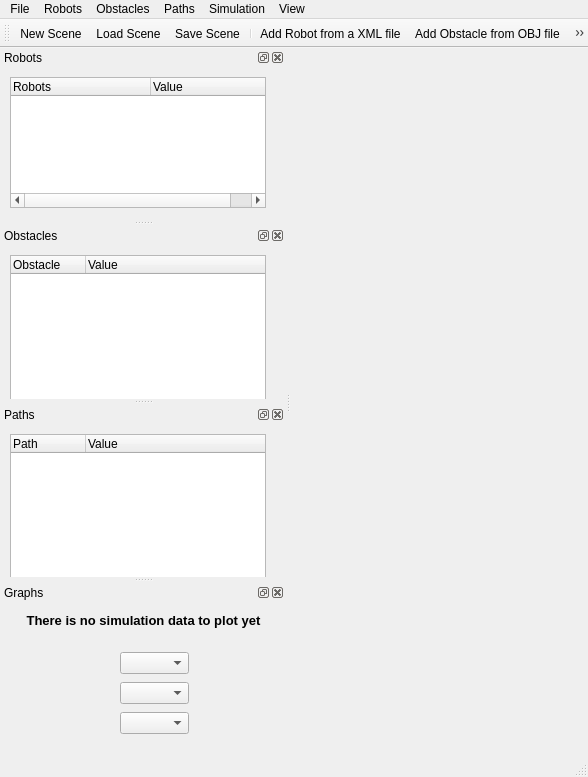
<?xml version="1.0" encoding="UTF-8"?>
<ui version="4.0">
 <class>MainWindow</class>
 <widget class="QMainWindow" name="MainWindow">
  <property name="geometry">
   <rect>
    <x>0</x>
    <y>0</y>
    <width>588</width>
    <height>777</height>
   </rect>
  </property>
  <property name="font">
   <font>
    <family>Segoe UI</family>
   </font>
  </property>
  <property name="windowTitle">
   <string>DynaBOT v1.0</string>
  </property>
  <property name="autoFillBackground">
   <bool>false</bool>
  </property>
  <property name="styleSheet">
   <string notr="true"/>
  </property>
  <property name="iconSize">
   <size>
    <width>28</width>
    <height>28</height>
   </size>
  </property>
  <widget class="QWidget" name="centralWidget"/>
  <widget class="QToolBar" name="toolBar">
   <property name="windowTitle">
    <string>Tool Bar</string>
   </property>
   <attribute name="toolBarArea">
    <enum>TopToolBarArea</enum>
   </attribute>
   <attribute name="toolBarBreak">
    <bool>false</bool>
   </attribute>
   <addaction name="actionNewScene"/>
   <addaction name="actionLoadScene"/>
   <addaction name="actionSaveScene"/>
   <addaction name="separator"/>
   <addaction name="actionAddRobot"/>
   <addaction name="actionAddObstacle"/>
   <addaction name="separator"/>
   <addaction name="actionCollideAllLinks"/>
   <addaction name="actionCollideEndEffector"/>
   <addaction name="actionCollideNone"/>
   <addaction name="separator"/>
   <addaction name="actionStartSimulation"/>
   <addaction name="actionPauseSimulation"/>
   <addaction name="actionStopSimulation"/>
   <addaction name="separator"/>
   <addaction name="actionToggleGlobalAxis"/>
   <addaction name="actionToggleLocalAxes"/>
   <addaction name="actionToggleGrid"/>
  </widget>
  <widget class="QDockWidget" name="robotWidget">
   <property name="minimumSize">
    <size>
     <width>285</width>
     <height>100</height>
    </size>
   </property>
   <property name="allowedAreas">
    <set>Qt::LeftDockWidgetArea|Qt::RightDockWidgetArea</set>
   </property>
   <property name="windowTitle">
    <string>Robots</string>
   </property>
   <attribute name="dockWidgetArea">
    <number>1</number>
   </attribute>
   <widget class="QWidget" name="robotWidgetContents">
    <widget class="QTreeWidget" name="robotTree">
     <property name="geometry">
      <rect>
       <x>10</x>
       <y>10</y>
       <width>256</width>
       <height>131</height>
      </rect>
     </property>
     <property name="contextMenuPolicy">
      <enum>Qt::CustomContextMenu</enum>
     </property>
     <property name="rootIsDecorated">
      <bool>true</bool>
     </property>
     <property name="uniformRowHeights">
      <bool>true</bool>
     </property>
     <property name="animated">
      <bool>true</bool>
     </property>
     <attribute name="headerDefaultSectionSize">
      <number>140</number>
     </attribute>
     <attribute name="headerMinimumSectionSize">
      <number>140</number>
     </attribute>
     <column>
      <property name="text">
       <string>Robots</string>
      </property>
     </column>
     <column>
      <property name="text">
       <string>Value</string>
      </property>
     </column>
    </widget>
   </widget>
  </widget>
  <widget class="QDockWidget" name="obstacleWidget">
   <property name="minimumSize">
    <size>
     <width>200</width>
     <height>100</height>
    </size>
   </property>
   <property name="maximumSize">
    <size>
     <width>524287</width>
     <height>524287</height>
    </size>
   </property>
   <property name="features">
    <set>QDockWidget::AllDockWidgetFeatures</set>
   </property>
   <property name="allowedAreas">
    <set>Qt::LeftDockWidgetArea|Qt::RightDockWidgetArea</set>
   </property>
   <property name="windowTitle">
    <string>Obstacles</string>
   </property>
   <attribute name="dockWidgetArea">
    <number>1</number>
   </attribute>
   <widget class="QWidget" name="obstacleWidgetContents">
    <widget class="QTreeWidget" name="obstacleTree">
     <property name="geometry">
      <rect>
       <x>10</x>
       <y>10</y>
       <width>256</width>
       <height>151</height>
      </rect>
     </property>
     <property name="focusPolicy">
      <enum>Qt::StrongFocus</enum>
     </property>
     <property name="contextMenuPolicy">
      <enum>Qt::CustomContextMenu</enum>
     </property>
     <property name="rootIsDecorated">
      <bool>true</bool>
     </property>
     <property name="uniformRowHeights">
      <bool>true</bool>
     </property>
     <property name="animated">
      <bool>true</bool>
     </property>
     <attribute name="headerDefaultSectionSize">
      <number>75</number>
     </attribute>
     <attribute name="headerMinimumSectionSize">
      <number>75</number>
     </attribute>
     <column>
      <property name="text">
       <string>Obstacle</string>
      </property>
     </column>
     <column>
      <property name="text">
       <string>Value</string>
      </property>
     </column>
    </widget>
   </widget>
  </widget>
  <widget class="QMenuBar" name="menuBar">
   <property name="geometry">
    <rect>
     <x>0</x>
     <y>0</y>
     <width>588</width>
     <height>21</height>
    </rect>
   </property>
   <widget class="QMenu" name="menuFile">
    <property name="styleSheet">
     <string notr="true"/>
    </property>
    <property name="title">
     <string>File</string>
    </property>
    <addaction name="actionNewScene"/>
    <addaction name="actionLoadScene"/>
    <addaction name="actionSaveScene"/>
    <addaction name="separator"/>
    <addaction name="actionExit"/>
   </widget>
   <widget class="QMenu" name="menuObstacles">
    <property name="title">
     <string>Obstacles</string>
    </property>
    <addaction name="actionAddObstacle"/>
   </widget>
   <widget class="QMenu" name="menuView">
    <property name="title">
     <string>View</string>
    </property>
    <addaction name="actionResetCamera"/>
    <addaction name="separator"/>
    <addaction name="actionToggleBlend"/>
    <addaction name="separator"/>
    <addaction name="actionToggleGlobalAxis"/>
    <addaction name="actionToggleLocalAxes"/>
    <addaction name="actionToggleObjectCoordinates"/>
    <addaction name="actionToggleGrid"/>
   </widget>
   <widget class="QMenu" name="menuRobots">
    <property name="title">
     <string>Robots</string>
    </property>
    <widget class="QMenu" name="menuCollisions">
     <property name="title">
      <string>Collisions</string>
     </property>
     <property name="icon">
      <iconset resource="Resources.qrc">
       <normaloff>:/resources/icons/collision.png</normaloff>:/resources/icons/collision.png</iconset>
     </property>
     <addaction name="actionCollideAllLinks"/>
     <addaction name="actionCollideEndEffector"/>
     <addaction name="actionCollideNone"/>
    </widget>
    <widget class="QMenu" name="menuInverseKinematics">
     <property name="title">
      <string>Inverse Kinematics</string>
     </property>
     <property name="icon">
      <iconset resource="Resources.qrc">
       <normaloff>:/resources/icons/link_pos.png</normaloff>:/resources/icons/link_pos.png</iconset>
     </property>
     <addaction name="actionAddRobotPath"/>
    </widget>
    <widget class="QMenu" name="menuTools">
     <property name="title">
      <string>Tools</string>
     </property>
     <property name="icon">
      <iconset resource="Resources.qrc">
       <normaloff>:/resources/icons/tools.png</normaloff>:/resources/icons/tools.png</iconset>
     </property>
     <addaction name="actionOpenRobotCreator"/>
    </widget>
    <addaction name="actionAddRobot"/>
    <addaction name="separator"/>
    <addaction name="menuTools"/>
    <addaction name="menuCollisions"/>
    <addaction name="menuInverseKinematics"/>
   </widget>
   <widget class="QMenu" name="menuPaths">
    <property name="title">
     <string>Paths</string>
    </property>
    <addaction name="actionAddPath"/>
   </widget>
   <widget class="QMenu" name="menuSimulation">
    <property name="title">
     <string>Simulation</string>
    </property>
    <addaction name="actionStartSimulation"/>
    <addaction name="actionPauseSimulation"/>
    <addaction name="actionStopSimulation"/>
   </widget>
   <addaction name="menuFile"/>
   <addaction name="menuRobots"/>
   <addaction name="menuObstacles"/>
   <addaction name="menuPaths"/>
   <addaction name="menuSimulation"/>
   <addaction name="menuView"/>
  </widget>
  <widget class="QStatusBar" name="messageBar"/>
  <widget class="QDockWidget" name="pathWidget">
   <property name="minimumSize">
    <size>
     <width>80</width>
     <height>100</height>
    </size>
   </property>
   <property name="allowedAreas">
    <set>Qt::LeftDockWidgetArea|Qt::RightDockWidgetArea</set>
   </property>
   <property name="windowTitle">
    <string>Paths</string>
   </property>
   <attribute name="dockWidgetArea">
    <number>1</number>
   </attribute>
   <widget class="QWidget" name="dockWidgetContents">
    <widget class="QTreeWidget" name="pathTree">
     <property name="geometry">
      <rect>
       <x>10</x>
       <y>10</y>
       <width>256</width>
       <height>151</height>
      </rect>
     </property>
     <property name="focusPolicy">
      <enum>Qt::StrongFocus</enum>
     </property>
     <property name="contextMenuPolicy">
      <enum>Qt::CustomContextMenu</enum>
     </property>
     <property name="rootIsDecorated">
      <bool>true</bool>
     </property>
     <property name="uniformRowHeights">
      <bool>true</bool>
     </property>
     <property name="animated">
      <bool>true</bool>
     </property>
     <attribute name="headerDefaultSectionSize">
      <number>75</number>
     </attribute>
     <attribute name="headerMinimumSectionSize">
      <number>75</number>
     </attribute>
     <column>
      <property name="text">
       <string>Path</string>
      </property>
     </column>
     <column>
      <property name="text">
       <string>Value</string>
      </property>
     </column>
    </widget>
   </widget>
  </widget>
  <widget class="QDockWidget" name="graphWidget">
   <property name="minimumSize">
    <size>
     <width>80</width>
     <height>100</height>
    </size>
   </property>
   <property name="floating">
    <bool>false</bool>
   </property>
   <property name="allowedAreas">
    <set>Qt::LeftDockWidgetArea|Qt::RightDockWidgetArea</set>
   </property>
   <property name="windowTitle">
    <string>Graphs</string>
   </property>
   <attribute name="dockWidgetArea">
    <number>1</number>
   </attribute>
   <widget class="QWidget" name="dockWidgetContents_3">
    <widget class="QLabel" name="label">
     <property name="geometry">
      <rect>
       <x>20</x>
       <y>10</y>
       <width>247</width>
       <height>16</height>
      </rect>
     </property>
     <property name="font">
      <font>
       <pointsize>10</pointsize>
       <weight>75</weight>
       <bold>true</bold>
      </font>
     </property>
     <property name="frameShape">
      <enum>QFrame::NoFrame</enum>
     </property>
     <property name="text">
      <string>There is no simulation data to plot yet</string>
     </property>
     <property name="scaledContents">
      <bool>true</bool>
     </property>
     <property name="alignment">
      <set>Qt::AlignCenter</set>
     </property>
    </widget>
    <widget class="QComboBox" name="plotComboJoint">
     <property name="geometry">
      <rect>
       <x>120</x>
       <y>80</y>
       <width>69</width>
       <height>22</height>
      </rect>
     </property>
    </widget>
    <widget class="QComboBox" name="plotComboTypes">
     <property name="geometry">
      <rect>
       <x>120</x>
       <y>110</y>
       <width>69</width>
       <height>22</height>
      </rect>
     </property>
    </widget>
    <widget class="QComboBox" name="plotComboRobot">
     <property name="geometry">
      <rect>
       <x>120</x>
       <y>50</y>
       <width>69</width>
       <height>22</height>
      </rect>
     </property>
    </widget>
   </widget>
  </widget>
  <action name="actionResetCamera">
   <property name="icon">
    <iconset resource="Resources.qrc">
     <normaloff>:/resources/icons/reset_camera.png</normaloff>:/resources/icons/reset_camera.png</iconset>
   </property>
   <property name="text">
    <string>Reset Camera</string>
   </property>
   <property name="toolTip">
    <string>Resets the rotation and location of the camera to its default values.</string>
   </property>
  </action>
  <action name="actionExit">
   <property name="icon">
    <iconset resource="Resources.qrc">
     <normaloff>:/resources/icons/exit.png</normaloff>:/resources/icons/exit.png</iconset>
   </property>
   <property name="text">
    <string>Exit</string>
   </property>
   <property name="toolTip">
    <string>Exits the program</string>
   </property>
  </action>
  <action name="actionAddObstacle">
   <property name="icon">
    <iconset resource="Resources.qrc">
     <normaloff>:/resources/icons/objects.png</normaloff>:/resources/icons/objects.png</iconset>
   </property>
   <property name="text">
    <string>Add Obstacle from OBJ file...</string>
   </property>
   <property name="toolTip">
    <string>Add Obstacle from OBJ file...</string>
   </property>
  </action>
  <action name="actionToggleBlend">
   <property name="checkable">
    <bool>true</bool>
   </property>
   <property name="icon">
    <iconset resource="Resources.qrc">
     <normaloff>:/resources/icons/alpha_blending.png</normaloff>:/resources/icons/alpha_blending.png</iconset>
   </property>
   <property name="text">
    <string>Alpha Blending</string>
   </property>
   <property name="toolTip">
    <string>Enables/Disables alpha blending for all objects in the scene</string>
   </property>
  </action>
  <action name="actionToggleGlobalAxis">
   <property name="checkable">
    <bool>true</bool>
   </property>
   <property name="icon">
    <iconset resource="Resources.qrc">
     <normaloff>:/resources/icons/global.png</normaloff>:/resources/icons/global.png</iconset>
   </property>
   <property name="text">
    <string>Global Axis</string>
   </property>
   <property name="toolTip">
    <string>Show/Hide Global reference frame</string>
   </property>
  </action>
  <action name="actionToggleLocalAxes">
   <property name="checkable">
    <bool>true</bool>
   </property>
   <property name="icon">
    <iconset resource="Resources.qrc">
     <normaloff>:/resources/icons/local.png</normaloff>:/resources/icons/local.png</iconset>
   </property>
   <property name="text">
    <string>Local Axes</string>
   </property>
   <property name="toolTip">
    <string>Show/Hide local reference frame for all objects</string>
   </property>
  </action>
  <action name="actionToggleObjectCoordinates">
   <property name="checkable">
    <bool>true</bool>
   </property>
   <property name="icon">
    <iconset resource="Resources.qrc">
     <normaloff>:/resources/icons/coordinates.png</normaloff>:/resources/icons/coordinates.png</iconset>
   </property>
   <property name="text">
    <string>Object Coordinates</string>
   </property>
   <property name="toolTip">
    <string>Show/Hide the lines of spatial coordinates for all objects</string>
   </property>
  </action>
  <action name="actionToggleGrid">
   <property name="checkable">
    <bool>true</bool>
   </property>
   <property name="checked">
    <bool>true</bool>
   </property>
   <property name="icon">
    <iconset resource="Resources.qrc">
     <normaloff>:/resources/icons/grid.png</normaloff>:/resources/icons/grid.png</iconset>
   </property>
   <property name="text">
    <string>Grid</string>
   </property>
   <property name="toolTip">
    <string>Show/Hide the base Grid</string>
   </property>
  </action>
  <action name="actionDeleteObstacle">
   <property name="icon">
    <iconset resource="Resources.qrc">
     <normaloff>:/resources/icons/delete.png</normaloff>:/resources/icons/delete.png</iconset>
   </property>
   <property name="text">
    <string>Delete obstacle</string>
   </property>
   <property name="toolTip">
    <string>Deletes the selected Obstacle</string>
   </property>
  </action>
  <action name="actionResetObstacle">
   <property name="icon">
    <iconset resource="Resources.qrc">
     <normaloff>:/resources/icons/reset.png</normaloff>:/resources/icons/reset.png</iconset>
   </property>
   <property name="text">
    <string>Reset obstacle values</string>
   </property>
   <property name="toolTip">
    <string>Sets to Zero Obstacle's Rotation and Translation</string>
   </property>
  </action>
  <action name="actionAddRobot">
   <property name="icon">
    <iconset resource="Resources.qrc">
     <normaloff>:/resources/icons/robot.png</normaloff>:/resources/icons/robot.png</iconset>
   </property>
   <property name="text">
    <string>Add Robot from a XML file...</string>
   </property>
   <property name="toolTip">
    <string>Add Robot from a XML file...</string>
   </property>
  </action>
  <action name="actionCollideAllLinks">
   <property name="checkable">
    <bool>true</bool>
   </property>
   <property name="icon">
    <iconset resource="Resources.qrc">
     <normaloff>:/resources/icons/collide_all.png</normaloff>:/resources/icons/collide_all.png</iconset>
   </property>
   <property name="text">
    <string>All Links vs. all Obstacles</string>
   </property>
   <property name="toolTip">
    <string>Checks collisions between all Links and all Obstacles</string>
   </property>
  </action>
  <action name="actionCollideEndEffector">
   <property name="checkable">
    <bool>true</bool>
   </property>
   <property name="checked">
    <bool>true</bool>
   </property>
   <property name="icon">
    <iconset resource="Resources.qrc">
     <normaloff>:/resources/icons/collide_end.png</normaloff>:/resources/icons/collide_end.png</iconset>
   </property>
   <property name="text">
    <string>End Effector vs. all Obstacles</string>
   </property>
   <property name="toolTip">
    <string>Checks collisions just between end effector and all Obstacles</string>
   </property>
  </action>
  <action name="actionCollideNone">
   <property name="checkable">
    <bool>true</bool>
   </property>
   <property name="icon">
    <iconset resource="Resources.qrc">
     <normaloff>:/resources/icons/collide_none.png</normaloff>:/resources/icons/collide_none.png</iconset>
   </property>
   <property name="text">
    <string>No Collisions</string>
   </property>
   <property name="toolTip">
    <string>Disables collision cheking</string>
   </property>
  </action>
  <action name="actionDeleteRobot">
   <property name="icon">
    <iconset resource="Resources.qrc">
     <normaloff>:/resources/icons/delete.png</normaloff>:/resources/icons/delete.png</iconset>
   </property>
   <property name="text">
    <string>Delete robot</string>
   </property>
   <property name="toolTip">
    <string>Deletes the selected Robot</string>
   </property>
  </action>
  <action name="actionResetRobot">
   <property name="icon">
    <iconset resource="Resources.qrc">
     <normaloff>:/resources/icons/reset.png</normaloff>:/resources/icons/reset.png</iconset>
   </property>
   <property name="text">
    <string>Reset robot</string>
   </property>
   <property name="toolTip">
    <string>Sets to Zero Robot's Rotation and Translation and the joint values to its default</string>
   </property>
  </action>
  <action name="actionAddPath">
   <property name="icon">
    <iconset resource="Resources.qrc">
     <normaloff>:/resources/icons/path.png</normaloff>:/resources/icons/path.png</iconset>
   </property>
   <property name="text">
    <string>Add Path...</string>
   </property>
   <property name="toolTip">
    <string>Adds a Path from a .txt file or from two points</string>
   </property>
  </action>
  <action name="actionAddRobotPath">
   <property name="icon">
    <iconset resource="Resources.qrc">
     <normaloff>:/resources/icons/robot_path.png</normaloff>:/resources/icons/robot_path.png</iconset>
   </property>
   <property name="text">
    <string>Add a Path to be followed by Robot...</string>
   </property>
   <property name="toolTip">
    <string>Adds a Path to be followed by the selected Robot</string>
   </property>
  </action>
  <action name="actionDeletePath">
   <property name="icon">
    <iconset resource="Resources.qrc">
     <normaloff>:/resources/icons/delete.png</normaloff>:/resources/icons/delete.png</iconset>
   </property>
   <property name="text">
    <string>Delete Path</string>
   </property>
   <property name="toolTip">
    <string>Deletes the selected Path</string>
   </property>
  </action>
  <action name="actionDeleteRobotPath">
   <property name="icon">
    <iconset resource="Resources.qrc">
     <normaloff>:/resources/icons/delete.png</normaloff>:/resources/icons/delete.png</iconset>
   </property>
   <property name="text">
    <string>Delete this Robot Path</string>
   </property>
   <property name="toolTip">
    <string>Deletes the selected Robot Path</string>
   </property>
  </action>
  <action name="actionStartSimulation">
   <property name="enabled">
    <bool>false</bool>
   </property>
   <property name="icon">
    <iconset resource="Resources.qrc">
     <normaloff>:/resources/icons/play.png</normaloff>:/resources/icons/play.png</iconset>
   </property>
   <property name="text">
    <string>Start Simulation</string>
   </property>
   <property name="toolTip">
    <string>Starts the Simulation for all Robots in the Scene</string>
   </property>
  </action>
  <action name="actionStopSimulation">
   <property name="enabled">
    <bool>false</bool>
   </property>
   <property name="icon">
    <iconset resource="Resources.qrc">
     <normaloff>:/resources/icons/stop.png</normaloff>:/resources/icons/stop.png</iconset>
   </property>
   <property name="text">
    <string>Stop Simulation</string>
   </property>
   <property name="toolTip">
    <string>Stops the running the simulation</string>
   </property>
  </action>
  <action name="actionPauseSimulation">
   <property name="enabled">
    <bool>false</bool>
   </property>
   <property name="icon">
    <iconset resource="Resources.qrc">
     <normaloff>:/resources/icons/pause.png</normaloff>:/resources/icons/pause.png</iconset>
   </property>
   <property name="text">
    <string>Pause Simulation</string>
   </property>
   <property name="toolTip">
    <string>Pauses the current running simulation</string>
   </property>
  </action>
  <action name="actionSetInitialSimulationConfiguration">
   <property name="icon">
    <iconset resource="Resources.qrc">
     <normaloff>:/resources/icons/home.png</normaloff>:/resources/icons/home.png</iconset>
   </property>
   <property name="text">
    <string>Set initial simulation configuration</string>
   </property>
   <property name="toolTip">
    <string>Sets the robot configuration to its simulation initial configuration</string>
   </property>
  </action>
  <action name="actionNewScene">
   <property name="icon">
    <iconset resource="Resources.qrc">
     <normaloff>:/resources/icons/new.png</normaloff>:/resources/icons/new.png</iconset>
   </property>
   <property name="text">
    <string>New Scene</string>
   </property>
   <property name="toolTip">
    <string>New Scene</string>
   </property>
  </action>
  <action name="actionExportJointData">
   <property name="icon">
    <iconset resource="Resources.qrc">
     <normaloff>:/resources/icons/export_data.png</normaloff>:/resources/icons/export_data.png</iconset>
   </property>
   <property name="text">
    <string>Export Joint Data...</string>
   </property>
   <property name="toolTip">
    <string>Exports all Data for selected Joint</string>
   </property>
  </action>
  <action name="actionExportGraph">
   <property name="icon">
    <iconset resource="Resources.qrc">
     <normaloff>:/resources/icons/export_graph.png</normaloff>:/resources/icons/export_graph.png</iconset>
   </property>
   <property name="text">
    <string>Export this Graph...</string>
   </property>
   <property name="toolTip">
    <string>Export the actual Graph</string>
   </property>
  </action>
  <action name="actionOpenRobotCreator">
   <property name="icon">
    <iconset resource="Resources.qrc">
     <normaloff>:/resources/icons/new_robot.png</normaloff>:/resources/icons/new_robot.png</iconset>
   </property>
   <property name="text">
    <string>Robot Creator</string>
   </property>
   <property name="toolTip">
    <string>Open Robot Creator...</string>
   </property>
  </action>
  <action name="actionSaveScene">
   <property name="icon">
    <iconset resource="Resources.qrc">
     <normaloff>:/resources/icons/save_as.png</normaloff>:/resources/icons/save_as.png</iconset>
   </property>
   <property name="text">
    <string>Save Scene...</string>
   </property>
   <property name="toolTip">
    <string>Save current Scene into XML file...</string>
   </property>
  </action>
  <action name="actionLoadScene">
   <property name="icon">
    <iconset resource="Resources.qrc">
     <normaloff>:/resources/icons/open.png</normaloff>:/resources/icons/open.png</iconset>
   </property>
   <property name="text">
    <string>Load Scene...</string>
   </property>
   <property name="toolTip">
    <string>Load Scene from a XML file...</string>
   </property>
  </action>
  <action name="actionViewRobotDHTable">
   <property name="icon">
    <iconset resource="Resources.qrc">
     <normaloff>:/resources/icons/table_link.png</normaloff>:/resources/icons/table_link.png</iconset>
   </property>
   <property name="text">
    <string>View Robot's DH Table</string>
   </property>
   <property name="toolTip">
    <string>Open a window containing the DH Table of the Robot</string>
   </property>
  </action>
  <zorder>robotWidget</zorder>
  <zorder>obstacleWidget</zorder>
  <zorder>pathWidget</zorder>
  <zorder>graphWidget</zorder>
 </widget>
 <layoutdefault spacing="6" margin="11"/>
 <resources>
  <include location="Resources.qrc"/>
 </resources>
 <connections/>
</ui>
